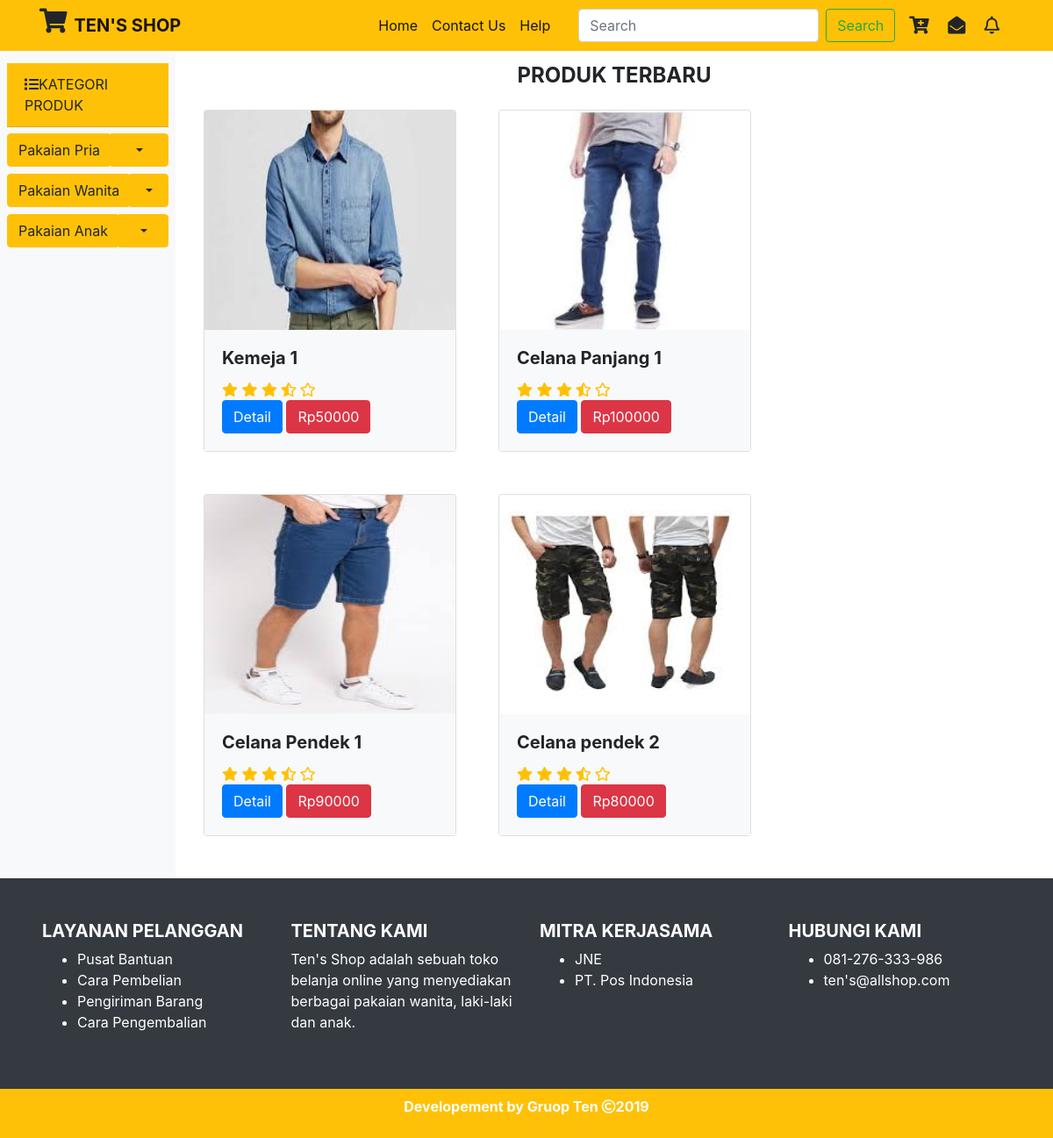
/produk.php?id=1, run on the app's committed database.
### tables this page shows
CREATE TABLE `kategori` (
  `idkategori` char(1) NOT NULL,
  `nama_kategori` varchar(20) NOT NULL
);

CREATE TABLE `produk` (
  `idproduk` char(6) NOT NULL,
  `nama` varchar(30) NOT NULL,
  `deskripsi` varchar(500) NOT NULL,
  `idkategori` char(1) NOT NULL,
  `idsub_kategori` char(3) NOT NULL,
  `file_gambar` varchar(50) NOT NULL,
  `harga` int(11) NOT NULL,
  `jumlah` int(11) NOT NULL,
  `last_update` datetime NOT NULL,
  `idpegawai` int(11) NOT NULL
);

### produk.php (the view, shortened to what this page needs)
<?php
require 'function.php';
$id = $_GET['id'];
$produk = mysqli_query($con, "SELECT * from produk WHERE idkategori=$id OR idsub_kategori=$id");
$kategori = mysqli_query($con, "SELECT * FROM kategori");
 ?>
<!doctype html>
<html lang="en">
  <head>
    <link rel="stylesheet" href="css/bootstrap.min.css">
    <link rel="stylesheet" type="text/css" href="fontawesom/css/all.min.css">
    <link rel="stylesheet" type="text/css" href="css/style.css">
  </head>
  <body>
    <nav class="navbar navbar-expand-lg navbar-light bg-warning fixed-top">
      <div class= "container">
        <h3><i class="fas fa-shopping-cart text-succes mr-2"></i></h3>
        <a class="navbar-brand font-weight-bold" href="index.php">TEN'S SHOP</a>
        <div class="collapse navbar-collapse" id="navbarSupportedContent">
          <ul class="navbar-nav ml-auto mr-4">
            <li class="nav-item active">
              <a class="nav-link" href="index.php">Home <span class="sr-only">(current)</span></a>
            </li>
            <li class="nav-item active">
              <a class="nav-link" href="contact_us.html">Contact Us <span class="sr-only">(current)</span></a>
            </li>
            <li class="nav-item active">
              <a class="nav-link" href="help.html">Help <span class="sr-only">(current)</span></a>
            </li>
          </ul>
          <form class="form-inline my-2 my-lg-0">
            <input class="form-control mr-sm-2" type="search" placeholder="Search" aria-label="Search">
            <button class="btn btn-outline-success my-2 my-sm-0" type="submit">Search</button>
          </form>
          <div class="icon mt-2">
            <h5>
              <i class="fas fa-cart-plus ml-3 mr-3" data-toggle="tooltip" title="Keranjang Belanja"></i>
              <i class="fas fa-envelope-open mr-3" data-toggle="tooltip" title="Kotak Masuk"></i>
              <i class="far fa-bell mr-3" data-toggle="tooltip" title="Notifikasi"></i>
            </h5>
        </div>
      </div>
</nav>
<div class="row mt-5 no-gutters">
  <div class="col-md-2 bg-light">
    <ul class="list-group list-group-flush p-2 pt-4">
      <li class="list-group-item bg-warning"><i class="fas fa-list"></i>KATEGORI PRODUK</li>
      <?php while($row = mysqli_fetch_assoc($kategori)) {
         $id = $row['idkategori'];
        echo '
        <div class="btn-group">
          <a href="produk.php?id='.$id.'"><button type="button" class="btn btn-warning mt-2">'.$row['nama_kategori'].'</button></a>
          <button type="button" class="btn btn-warning mt-2 dropdown-toggle dropdown-toggle-split" data-toggle="dropdown" aria-haspopup="true" aria-expanded="false">
              <span class="sr-only">Toggle Dropdown</span>
          </button>
          ';
          echo '<div class="dropdown-menu">';
          echo "</div></div>";
         } ?>
    </ul>
  </div>
  <div class="col-md-10">
    <h4 class="text-center font-weight-bold m-4"> PRODUK TERBARU</h4>
    <div class="row mx-auto">
      <?php
        while ($row = mysqli_fetch_array($produk)) {
          $a = 'a'.$row['idproduk'];
          echo "
          <div class='row ml-4  mr-2  mb-4'>
          <div class='card ml-2 mr-2 mb-4' style='width: 18rem;'>
            <img src='img/".$row['file_gambar']."' class='card-img-top' height='250px'>
            <div class='card-body bg-light'>
              <h5 class='card-title font-weight-bold'>".$row['nama']."</h5>
              <i class='fas fa-star text-warning'></i>
              <i class='fas fa-star  text-warning '></i>
              <i class='fas fa-star  text-warning'></i>
              <i class='fas fa-star-half-alt  text-warning'></i>
              <i class='far fa-star  text-warning'></i><br>
              <a href='#' class='btn btn-primary'  data-target='#".$a."' data-toggle='modal'>Detail</a>
              <a href='#' class='btn btn-danger'>Rp".$row['harga']."</a>
            </div>
          </div>
          </div>
          ";
        }
       ?>
    </div>
  </div>
</div>
<footer class="bg-dark text-white p-5">
  <div class="row">
    <div class="col md-3">
    <h5 class="font-weight-bold">LAYANAN PELANGGAN</h5>
    <ul>
      <li>Pusat Bantuan</li>
      <li>Cara Pembelian</li>
      <li>Pengiriman Barang</li>
      <li>Cara Pengembalian</li>
    </ul>
    </div>
    <div class="col md-3">
      <h5 class="font-weight-bold" >TENTANG KAMI</h5>
      <p>
        Ten's Shop adalah sebuah toko belanja online yang menyediakan berbagai pakaian wanita, laki-laki dan anak.
      </p>
    </div>
    <div class="col md-3">
      <h5 class="font-weight-bold">MITRA KERJASAMA</h5>
      <ul>
        <li>JNE</li>
        <li>PT. Pos Indonesia</li>
      </ul>
    </div>
    <div class="col md-3">
      <h5 class="font-weight-bold">HUBUNGI KAMI</h5>
      <ul>
        <li>081-276-333-986</li>
        <li>ten's@allshop.com</li>
      </ul>
    </div>
  </div>
</footer>
  <div class="copyright text-center text-white font-weight-bold bg-warning p-2">
    <p>Developement by Gruop Ten <i class="far fa-copyright"></i>2019</p>
  </div>
  </body>
</html>

### data on the page
kategori: nama_kategori "Pakaian Pria"
kategori: nama_kategori "Pakaian Wanita"
kategori: nama_kategori "Pakaian Anak"
produk: file_gambar (picture), nama "Kemeja 1", harga "50000"
produk: file_gambar (picture), nama "Celana Panjang 1", harga "100000"
produk: file_gambar (picture), nama "Celana Pendek 1", harga "90000"
produk: file_gambar (picture), nama "Celana pendek 2", harga "80000"
